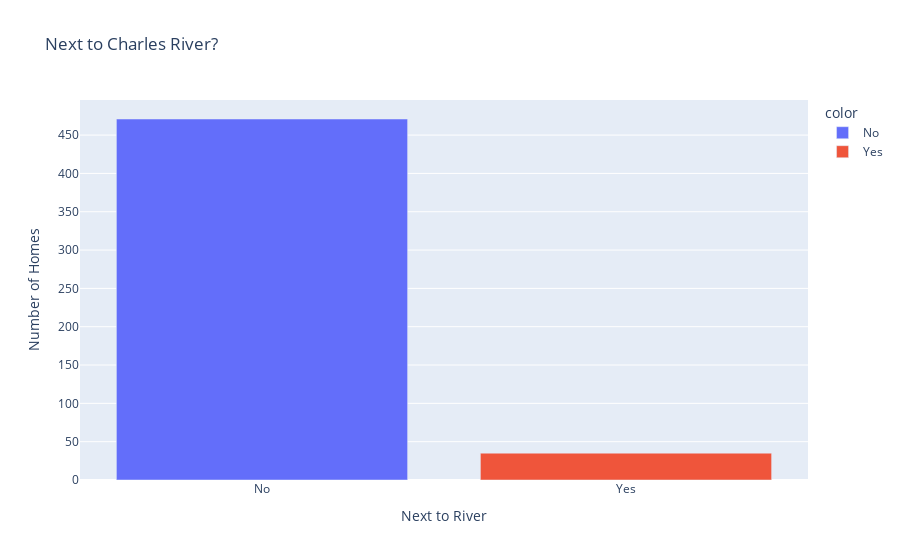

Write notebook code for a chart like this one.
### Markdown cell above
#### Next to the River? ⛵️

**Challenge**

Create a bar chart with plotly for CHAS to show many more homes are away from the river versus next to it. The bar chart should look something like this:

<img src=https://i.imgur.com/AHwoQ6l.png height=350>

You can make your life easier by providing a list of values for the x-axis (e.g., `x=['No', 'Yes']`)

### Code cell
chas_counts = data['CHAS'].value_counts()
fig = px.bar(x=['No', 'Yes'], y=chas_counts, labels={'x': 'Next to River', 'y': 'Number of Homes'}, title='Next to Charles River?', color=['No', 'Yes'])
fig.show()

### Figure 1 — Plotly figure (JSON) as saved in the notebook; plotly's stock layout.template omitted (floating-point values rounded to 4 significant figures)
{"data": [{"alignmentgroup": "True", "hovertemplate": "color=No<br>Next to River=%{x}<br>Number of Homes=%{y}<extra></extra>", "legendgroup": "No", "marker": {"color": "#636efa", "pattern": {"shape": ""}}, "name": "No", "offsetgroup": "No", "orientation": "v", "showlegend": true, "textposition": "auto", "type": "bar", "x": ["No"], "xaxis": "x", "y": [471], "yaxis": "y"}, {"alignmentgroup": "True", "hovertemplate": "color=Yes<br>Next to River=%{x}<br>Number of Homes=%{y}<extra></extra>", "legendgroup": "Yes", "marker": {"color": "#EF553B", "pattern": {"shape": ""}}, "name": "Yes", "offsetgroup": "Yes", "orientation": "v", "showlegend": true, "textposition": "auto", "type": "bar", "x": ["Yes"], "xaxis": "x", "y": [35], "yaxis": "y"}], "layout": {"barmode": "relative", "legend": {"title": {"text": "color"}, "tracegroupgap": 0}, "title": {"text": "Next to Charles River?"}, "xaxis": {"anchor": "y", "domain": [0, 1], "title": {"text": "Next to River"}}, "yaxis": {"anchor": "x", "domain": [0, 1], "title": {"text": "Number of Homes"}}}}
